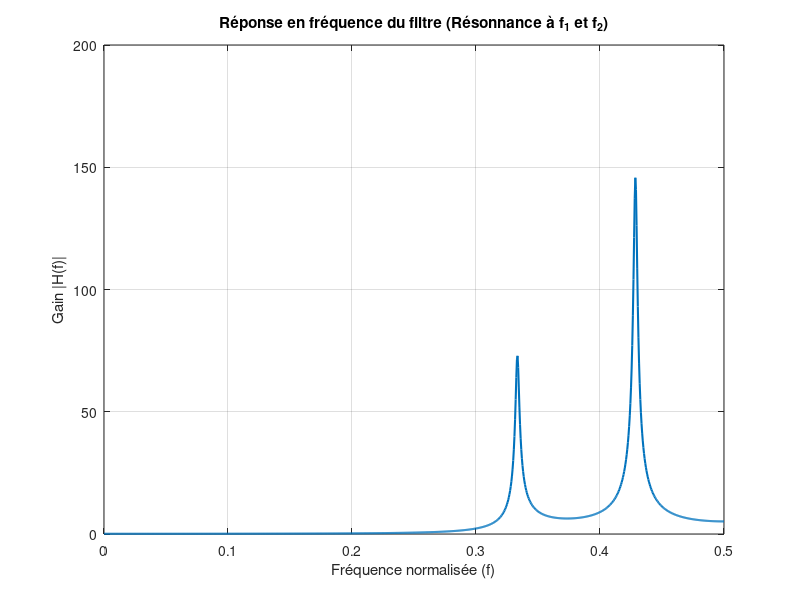

This figure's MATLAB source:
clear;
clc;

%%%%%%%%% Étape 2.2.2 : %%%%%%%%%

%% génération bbgc :

N = 2000;
m = 0;
sigma_carre = 1;
x = abs(sqrt(sigma_carre) + randn(1,N) + m);

%% création du filtre : 

f_1 = 1/3;
f_2 = 3/7;
R = 0.99; % module pôles
r = 0;

%%% pôles

p_1 = R*exp(1i*2*pi*f_1);
p_2 = conj(p_1);
p_3 = R*exp(1i*2*pi*f_2);
p_4 = conj(p_3);

%%% zéros

z_1 = r*exp(1i*2*pi*f_1);
z_2 = conj(z_1);
z_3 = r*exp(1i*2*pi*f_2);
z_4 = conj(z_3);

%%% Numérateur

Zeros = [z_1 z_2 z_3 z_4];
B = poly(Zeros);

%%% Dénominateur : 

Poles = [p_1 p_2 p_3 p_4];
A = poly(Poles);

%% filtrage : 
y = filter(B,A,x);


%% Affichage de la réponse en fréquence (Réjections)
figure;
fn = 0 : 1/N : 1/2; 

H = freqz(B, A, 2*pi*fn);

% Affichage du module (l'amplitude) du filtre
plot(fn, abs(H), 'LineWidth', 1.5);
grid on;
xlabel('Fréquence normalisée (f)');
ylabel('Gain |H(f)|');
title('Réponse en fréquence du filtre (Résonnance à f_1 et f_2)');
